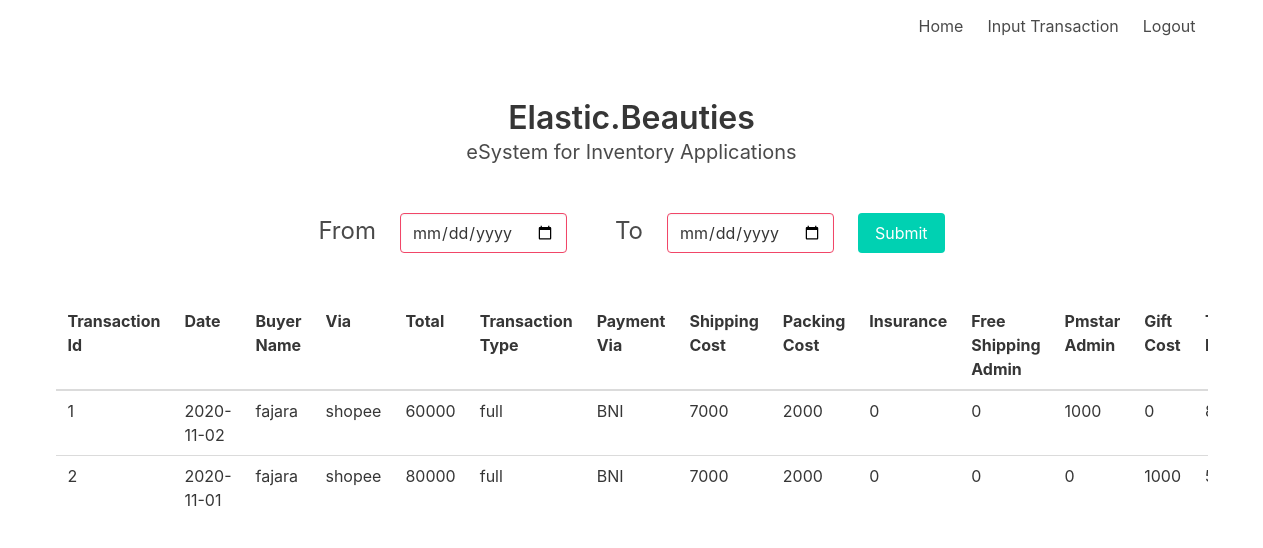
The page /home (signed in) on the database as committed earlier.
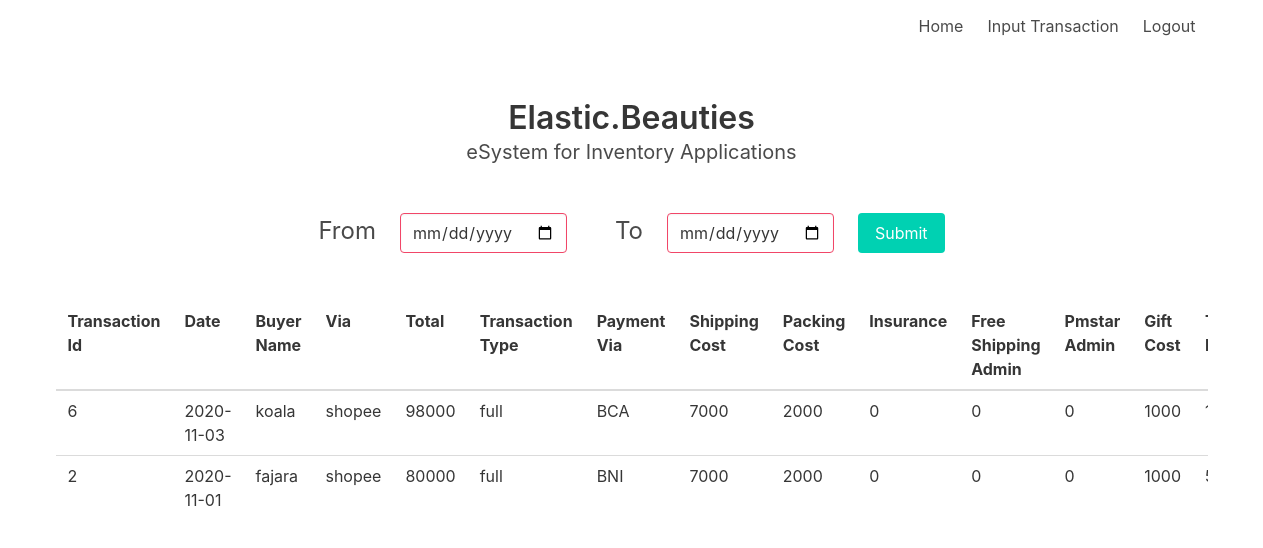
The same page on the database as committed later.
### tables this page shows
CREATE TABLE transactions (
	transaction_id INTEGER NOT NULL PRIMARY KEY AUTOINCREMENT,
	date TEXT NOT NULL,
	total INTEGER,
	buyer_name INTEGER,
	via INTEGER,
	shipping_cost INTEGER,
	packing_cost INTEGER,
	insurance INTEGER,
	free_shipping_admin INTEGER,
	"pmstar_admin" INTEGER,
	gift_cost INTEGER,
	payment_via INTEGER,
	total_profit INTEGER,
	user_id INTEGER
, transaction_type TEXT);

### app/app.py (the view)
@app.route('/home')
@flask_login.login_required
def home():
    conn = get_db_connection()
    cursor = conn.execute('''SELECT t.transaction_id,t.date,t.buyer_name,t.via,t.total,t.transaction_type,
                            t.payment_via,t.shipping_cost,t.packing_cost,t.insurance ,t.free_shipping_admin,
                            t.pmstar_admin,t.gift_cost,t.total_profit  FROM transactions t order by t.date desc limit 5''')
    col_names = [description[0] for description in cursor.description]
    latest_transactions = cursor.fetchall()
    conn.close()
    return render_template('home.html', rows=latest_transactions, columns=col_names)

### app/app.py (called while the page is built)
@login_manager.user_loader
def user_loader(email):
    conn = get_db_connection()
    users = conn.execute('SELECT * FROM users where email = "{}" limit 1'.format(email)).fetchall()
    if not users:
        return
    username = users[0]['username']
    user = User()
    user.id = email
    user.username = username
    conn.close()
    return user

### app/db.py (called while the page is built)
def get_db_connection():
    conn = sqlite3.connect("../esystem.db")
    conn.row_factory = sqlite3.Row
    return conn

### app/templates/home.html (shortened to what this page needs)
<!DOCTYPE html>
<html>
<head>
    <link rel= "stylesheet" type= "text/css" href= "{{ url_for('static',filename='css/bulma.css') }}">
</head>
    <body>
            <nav class="navbar">
                <div class="container">
                        <div class="navbar-end">
                            <a href="{{ url_for('home') }}" class="navbar-item">
                                Home
                            </a>
                            <a href="{{ url_for('transactions_edit') }}" class="navbar-item">
                                Input Transaction
                            </a>
                            <a href="{{ url_for('logout') }}" class="navbar-item">
                                Logout
                            </a>
                        </div>
                </div>
            </nav>
            <section>
                <div class="hero">
                  <div class="hero-body">
                    <div class="container has-text-centered">
                      <h1 class="title">
                          Elastic.Beauties
                      </h1>
                      <h2 class="subtitle">
                        eSystem for Inventory Applications
                      </h2>
                    </div>
                  </div>
                </div>
            </section>
            <section>
                <div class="container is-centered">
                    <form method="POST" action="/transactions_search">
                        <div class="columns is-centered">
                                <div class="column is-one-third">
                                </div>
                                <div class="column ">
                                    <p class="is-size-4"> From</p>
                                </div>
                                <div class="column">
                                    <div class="control">
                                        <input class="input is-danger" type="date" name="from_date">
                                    </div>
                                </div>
                                <div class="column">
                                </div>
                                <div class="column">
                                    <p class="is-size-4"> To</p>
                                </div>
                                <div class="column">
                                    <div class="control">
                                        <input class="input is-danger" type="date" name="to_date">
                                    </div>
                                </div>
                                <div class="column">
                                    <div class="control">
                                        <button type="submit" class="button is-primary">
                                            Submit
                                        </button>
                                    </div>
                                </div>
                                <div class="column is-one-third">
                                </div>
                        </div>
                        </form>
                </div>
            </section>
    <section class="section">
        <div class="container">
            <div class="table-container">
                {% block content %}
                <table class="table">
                    <thead>
                  <tr>
                  {% for col in columns %}
                      <th>{{ col.replace("_"," ").title() }}</th>
                  {% endfor %}
                  </tr>
                    </thead>
                    <tbody>
                  {% for row in rows %}
                  <tr>
                    {% for col in columns %}
                      <td>{{ row[col] }}</td>
                    {% endfor %}
                  </tr>
                  {% endfor %}
                    </tbody>
                </table>
                {% endblock %}
            </div>
        </div>
    </section>
</body>
</html>

Rows that differ between the two databases and show on the page:
removed transactions: transaction_id "1" "2020-11-02" "fajara" "shopee" "60000" "full" "BNI" "7000" "2000" "0" "0" "1000" "0"
added transactions: transaction_id "6" "2020-11-03" "koala" "shopee" "98000" "full" "BCA" "7000" "2000" "0" "0" "0" "1000"
